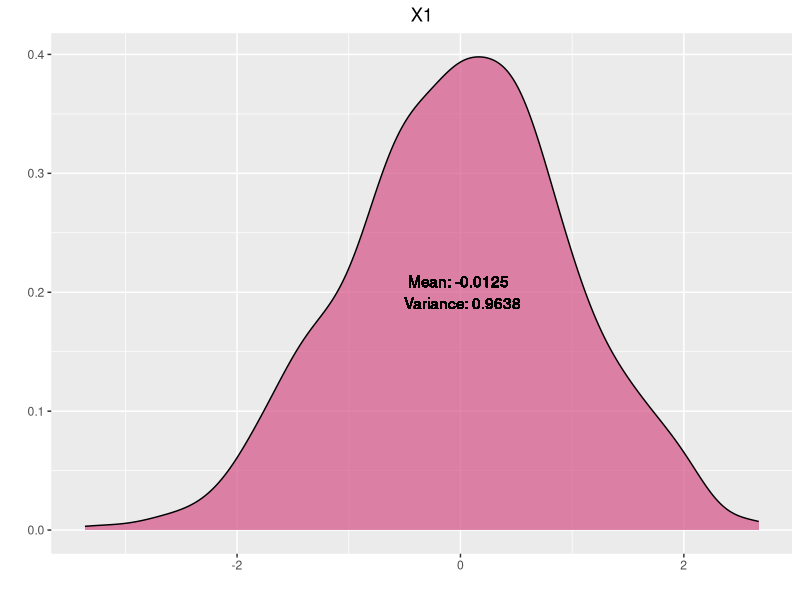
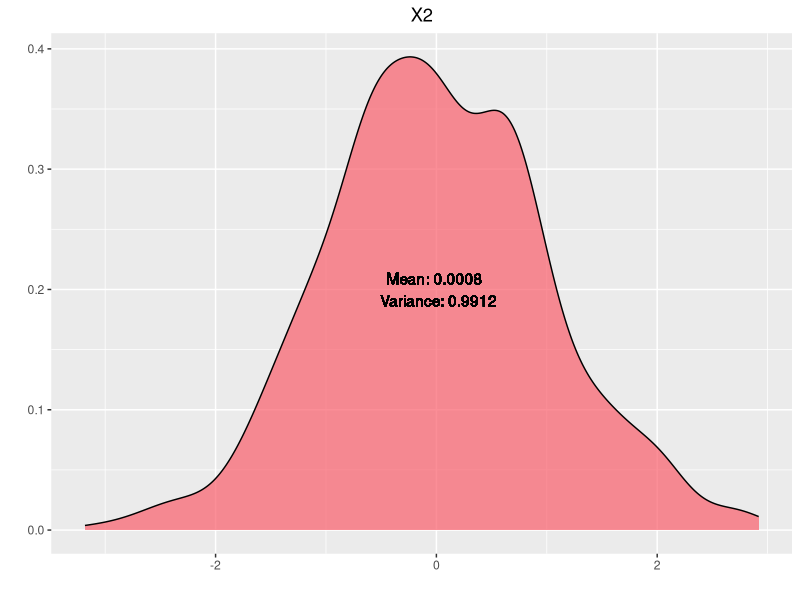
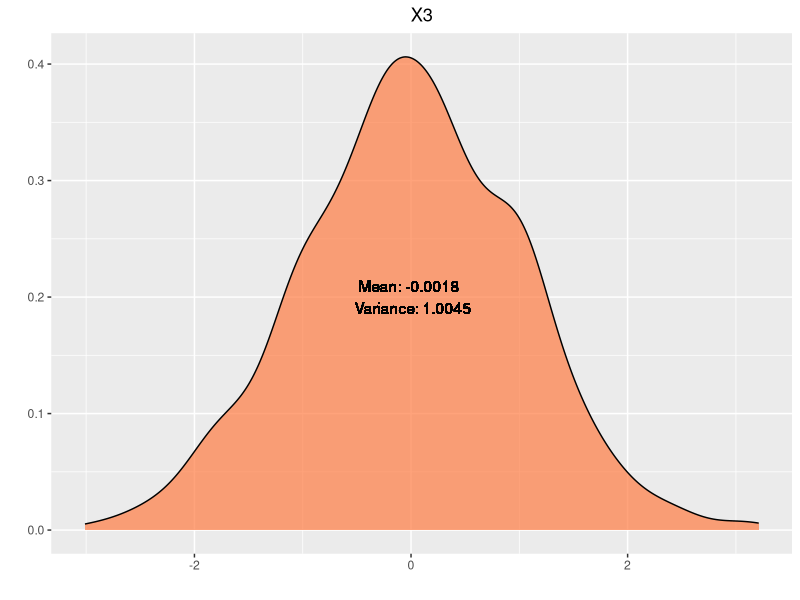
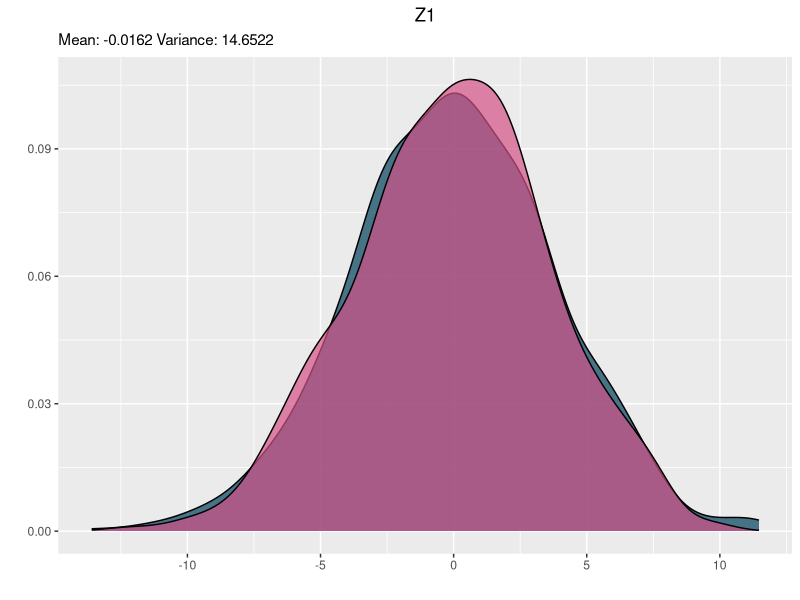
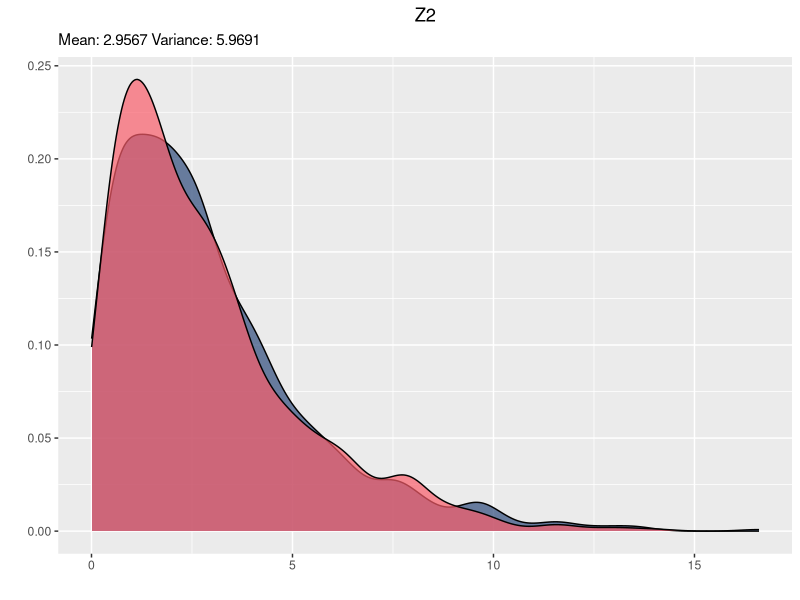
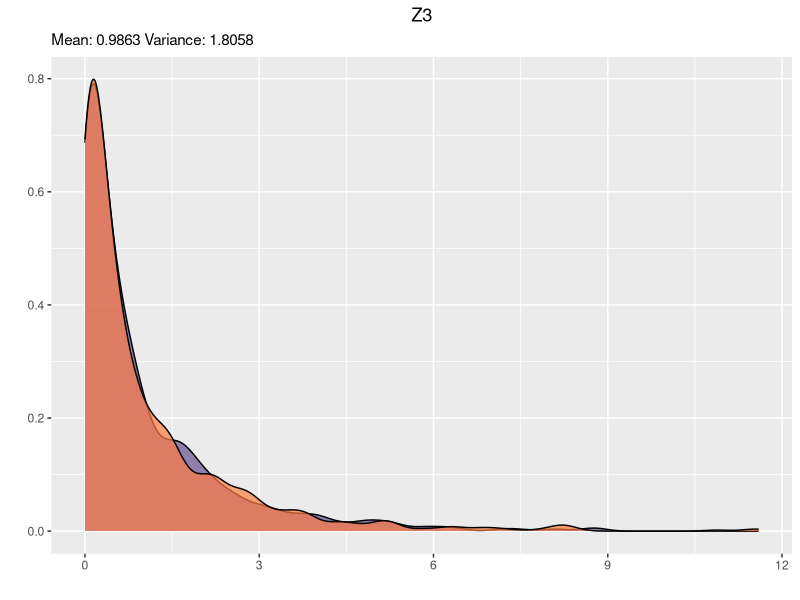
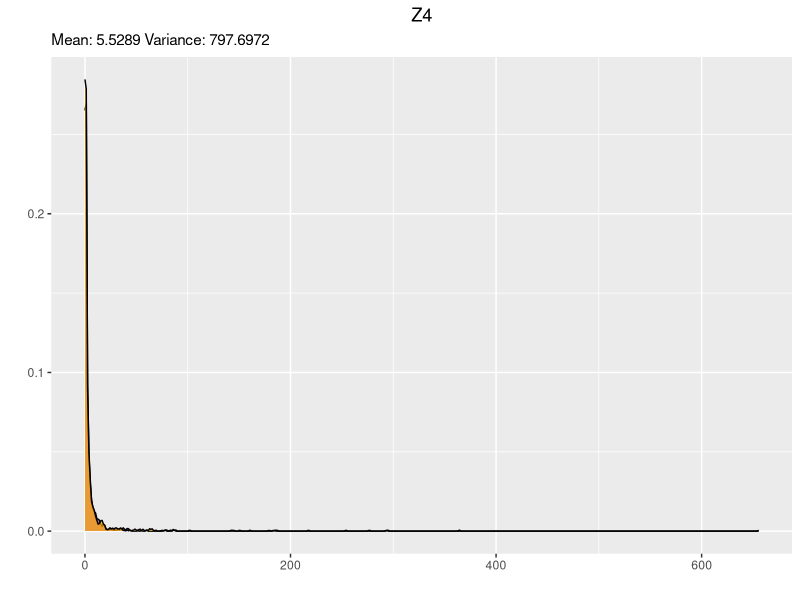
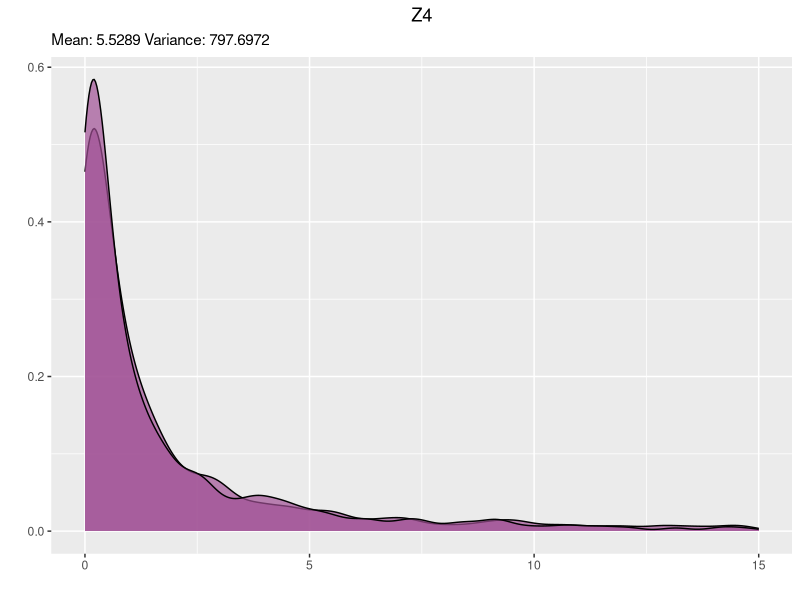

These figures' R source, in order:
## ---- chunk 1
knitr::opts_chunk$set(echo = TRUE)
## ---- chunk 2
library(ggplot2)

par(mfrow = c(2 , 2))

set.seed(1000)

N = 1000

df_data <- data.frame(cbind(rnorm(N, 0, 1),
                            rnorm(N, 0, 1),
                            rnorm(N, 0, 1))
                      )

x_names <- c("X1", "X2", "X3")

df_z <- data.frame(cbind(
  
  df_data[,1] + 2*df_data[,2] + 3*df_data[,3],
    
  df_data[,1]^2 + df_data[,2]^2 + df_data[,3]^2,
    
  0.5*(df_data[,1] - df_data[,3])^2,
    
  (2*df_data[,3]^2) / (df_data[,1]^2 + df_data[,2]^2)
                        )
  
                   )

z_names <- c("Za", "Zb", "Zc", "Zd")

colnames(df_z) <- z_names

chart_colors <- c("#003f5c", "#2f4b7c", "#665191", "#a05195",
                  "#d45087", "#f95d6a", "#ff7c43", "#ffa600")
## ---- chunk 3
for (i in 1:3){
  stmnt <- sprintf("The mean of %s is %.4f and the variance is %.4f", 
                   x_names[i], 
                   mean(df_data[ ,i]), 
                   var(df_data[ ,i])
                   )
  
  print(stmnt)
}

for (i in 1:3){
    
  stmnt <- sprintf("Mean: %.4f \n Variance: %.4f",
                   mean(df_data[ ,i]), 
                   var(df_data[ ,i])
                   )

  dplot <- ggplot(df_data, aes( x = df_data[, i])) + 
           geom_density(fill = chart_colors[i + 4], alpha = 0.7) +
           ggtitle(paste0("X", i)) + xlab("") + ylab("") + 
           theme(plot.title = element_text(hjust = 0.5)) +
           geom_text(x = 0, y = 0.2, label = stmnt) + facet_grid()
  
  print(dplot)
}
## ---- chunk 4
set.seed(1000)

df_distros <- data.frame(cbind(rnorm(N, 0, 14^0.5), 
                               rchisq(N, 3), 
                               rchisq(N, 1), 
                               rf(N, 1, 2)))

for (i in 1:4){
  stmnt <- sprintf("Mean: %.4f Variance: %.4f",
                   mean(df_z[ ,i]), 
                   var(df_z[ ,i])
                   )
  dplot <- ggplot() + 
           geom_density(aes( x = df_z[, i]), fill = chart_colors[i], alpha = 0.7) +
           geom_density(aes( x = df_distros[, i]), fill = chart_colors[i + 4], alpha = 0.7) +
           ggtitle(label = paste0("Z", i), subtitle = stmnt) + xlab("") + ylab("") + 
           theme(plot.title = element_text(hjust = 0.5))
  
  print(dplot)
}
## ---- chunk 5

ggplot() + 
           geom_density(aes( x = df_z[, 4]), fill = chart_colors[4], alpha = 0.7) +
           geom_density(aes( x = df_distros[, 4]), fill = chart_colors[4], alpha = 0.7) +
           ggtitle(label = paste0("Z", i), subtitle = stmnt) + xlab("") + ylab("") + 
           theme(plot.title = element_text(hjust = 0.5)) + xlim(0, 15)

## ---- chunk 6

mean_sd_info <- rep(0, 4)

for (i in 1:4){
    x_info <- c(mean(df_z[ ,i]), var(df_z[ ,i]), mean(df_distros[ ,i]), var(df_distros[ ,i]))
    mean_sd_info <- rbind(mean_sd_info, x_info)
}

mean_sd_info <- mean_sd_info[2:5, ]

colnames(mean_sd_info) <- c("Z Mean", "Z Var", "Distro Mean", "Distro Var")
rownames(mean_sd_info) <- c("Z1", "Z2", "Z3", "Z4")

knitr::kable(mean_sd_info)
